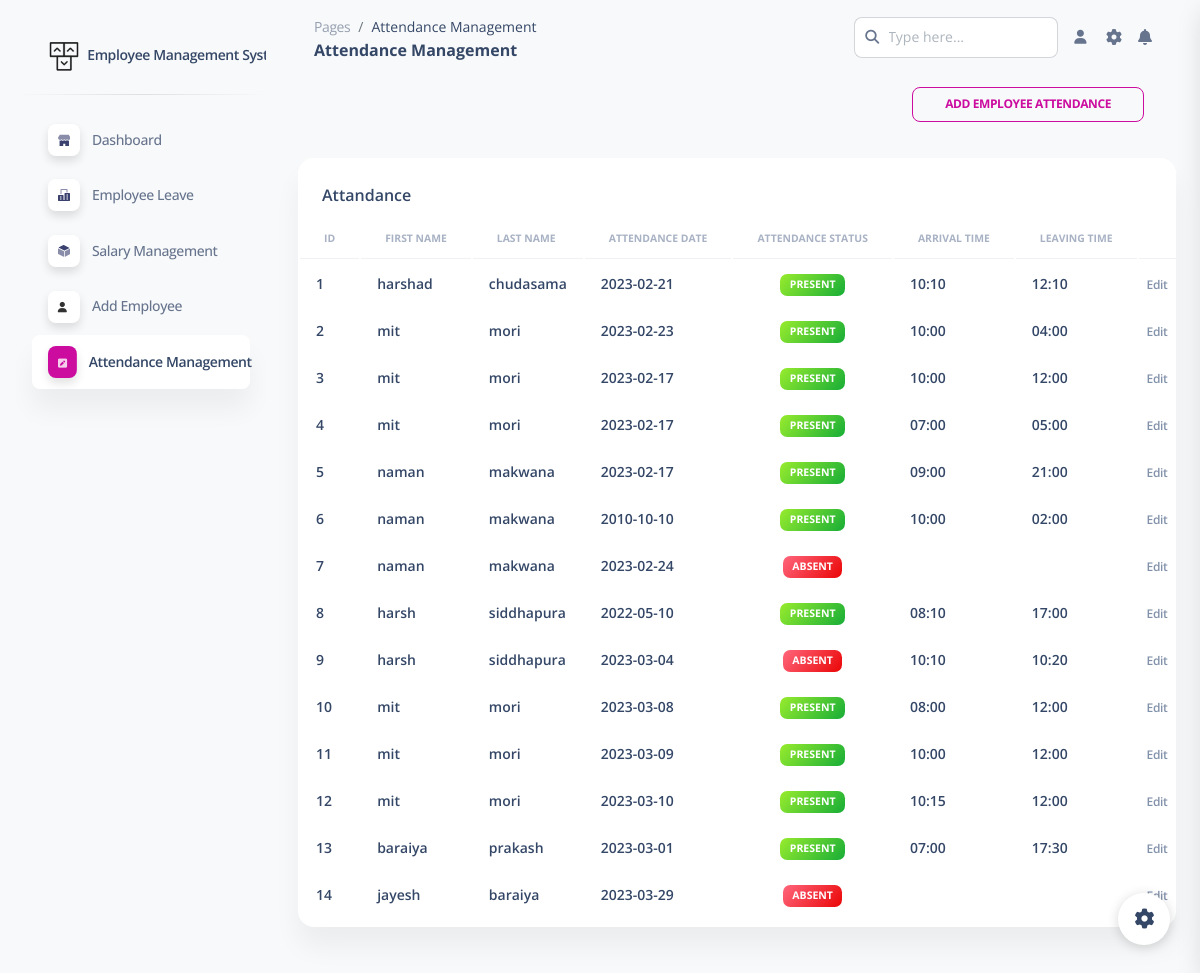
Page /pages/attendence_index.php on the earlier database version.
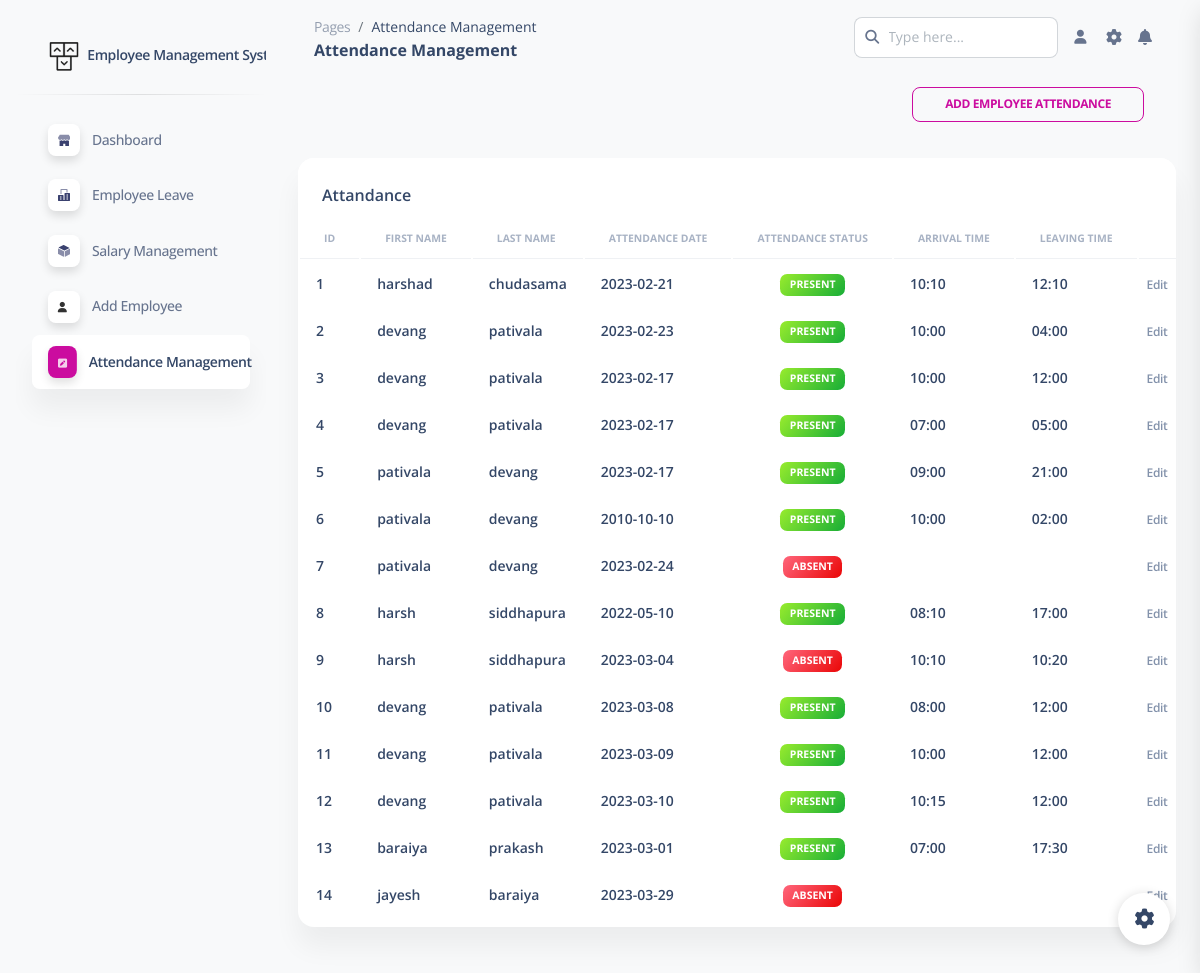
Same page on the later database version.
### tables this page shows
CREATE TABLE `attendance__tbl` (
  `id` int(20) NOT NULL,
  `emp_id` int(20) NOT NULL,
  `attendance_days` varchar(255) NOT NULL,
  `attendance_status` enum('0','1') NOT NULL COMMENT '0=Absent\r\n1=Present',
  `arrival_time` varchar(255) NOT NULL,
  `leaving_time` varchar(255) NOT NULL
);

CREATE TABLE `user__tbl` (
  `Id` int(20) NOT NULL,
  `user_fname` varchar(255) NOT NULL,
  `user_lname` varchar(255) NOT NULL,
  `user_email` varchar(255) DEFAULT NULL,
  `user_contact` bigint(12) NOT NULL,
  `user_dob` date DEFAULT NULL,
  `user_role` enum('0','1','2') NOT NULL COMMENT '0 = Employee\r\n1 = HR\r\n2 = Owner',
  `user_address` varchar(255) DEFAULT NULL,
  `user_profile_pic` varchar(255) DEFAULT NULL,
  `User_pass` varchar(255) NOT NULL
);

### pages/attendence_index.php (the view, shortened to what this page needs)
<?php
      $conn=mysqli_connect("localhost","root","","employee_management")or die("error in connection");
      $query="select * from attendance__tbl inner join user__tbl on attendance__tbl.emp_id=user__tbl.id";
      $result=mysqli_query($conn,$query);
 ?>
<!DOCTYPE html>
<html lang="en">
<head>
  <link href="../assets/css/nucleo-icons.css" rel="stylesheet" />
  <link href="../assets/css/nucleo-svg.css" rel="stylesheet" />
  <link href="../assets/css/nucleo-svg.css" rel="stylesheet" />
  <link id="pagestyle" href="../assets/css/soft-ui-dashboard.css?v=1.0.6" rel="stylesheet" />
</head>
<body class="g-sidenav-show  bg-gray-100">
  <aside class="sidenav navbar navbar-vertical navbar-expand-xs border-0 border-radius-xl my-3 fixed-start ms-3 " id="sidenav-main">
    <div class="sidenav-header">
      <a class="navbar-brand m-0"  target="_blank">
        <img src="../assets/img/logo-ct-dark.png" class="navbar-brand-img h-100" alt="main_logo">
        <span class="ms-1 font-weight-bold">Employee Management System</span>
      </a>
    </div>
    <hr class="horizontal dark mt-0">
    <div class="collapse navbar-collapse  w-auto " id="sidenav-collapse-main">
      <ul class="navbar-nav">
        <li class="nav-item">
          <a class="nav-link  " href="dashboard.php">
            <div class="icon icon-shape icon-sm shadow border-radius-md bg-white text-center me-2 d-flex align-items-center justify-content-center">
            </div>
            <span class="nav-link-text ms-1">Dashboard</span>
          </a>
        </li>
        <li class="nav-item">
          <a class="nav-link" href="emp_leave.php">
            <div class="icon icon-shape icon-sm shadow border-radius-md bg-white text-center me-2 d-flex align-items-center justify-content-center">
            </div>
            <span class="nav-link-text ms-1">Employee Leave</span>
          </a>
        </li>
        <li class="nav-item">
          <a class="nav-link" href="admin_sal.php">
            <div class="icon icon-shape icon-sm shadow border-radius-md bg-white text-center me-2 d-flex align-items-center justify-content-center">
            </div>
            <span class="nav-link-text ms-1">Salary Management</span>
          </a>
        </li>
        <li class="nav-item">
          <a class="nav-link" href="add_employee.php">
            <div class="icon icon-shape icon-sm shadow border-radius-md bg-white text-center me-2 d-flex align-items-center justify-content-center">
            <i class="fa fa-user me-sm-1" style="color:#000;"></i>
            </div>
            <span class="nav-link-text ms-1">Add Employee</span>
          </a>
        </li>
        <li class="nav-item">
          <a class="nav-link active" href="attendence_index.php">
            <div class="icon icon-shape icon-sm shadow border-radius-md bg-white text-center me-2 d-flex align-items-center justify-content-center">
            <i class="fa fa-pencil-square" style="color:#fff;" ></i>
            </div>
            <span class="nav-link-text ms-1">Attendance Management</span>
          </a>
        </li>
      </ul>
    </div>
  </aside>
  <main class="main-content position-relative max-height-vh-100 h-100 border-radius-lg ">
    <nav class="navbar navbar-main navbar-expand-lg px-0 mx-4 shadow-none border-radius-xl" id="navbarBlur" navbar-scroll="true">
      <div class="container-fluid py-1 px-3">
        <nav aria-label="breadcrumb">
          <ol class="breadcrumb bg-transparent mb-0 pb-0 pt-1 px-0 me-sm-6 me-5">
            <li class="breadcrumb-item text-sm"><a class="opacity-5 text-dark" href="javascript:;">Pages</a></li>
            <li class="breadcrumb-item text-sm text-dark active" aria-current="page">Attendance Management</li>
          </ol>
          <h6 class="font-weight-bolder mb-0">Attendance Management</h6>
        </nav>
        <div class="collapse navbar-collapse mt-sm-0 mt-2 me-md-0 me-sm-4" id="navbar">
          <div class="ms-md-auto pe-md-3 d-flex align-items-center">
            <div class="input-group">
              <span class="input-group-text text-body"><i class="fas fa-search" aria-hidden="true"></i></span>
              <input type="text" class="form-control" placeholder="Type here...">
            </div>
          </div>
          <ul class="navbar-nav  justify-content-end">
            <li class="nav-item d-flex align-items-center">
              <a href="profile.php" class="nav-link text-body font-weight-bold px-0">
                <i class="fa fa-user me-sm-1"></i>
              </a>
            </li>
            <li class="nav-item px-3 d-flex align-items-center">
                <i class="fa fa-cog fixed-plugin-button-nav cursor-pointer"></i>
            </li>
            <li class="nav-item dropdown pe-2 d-flex align-items-center">
                <i class="fa fa-bell cursor-pointer"></i>
            </li>
          </ul>
        </div>
      </div>
    </nav>
   <nav class="navbar navbar-main navbar-expand-lg px-0 mx-4 shadow-none border-radius-xl" id="navbarBlur" navbar-scroll="true">
      <div class="container-fluid py-1 px-3">
        <div class="collapse navbar-collapse mt-sm-0 mt-2 me-md-0 me-sm-4" id="navbar">
          <ul class="navbar-nav  justify-content-end">
            <li class="nav-item d-flex align-items-center">
              <a class="btn btn-outline-primary btn-sm mb-0 me-3"  href="add_attendance.php">Add Employee Attendance</a>
            </li>
          </ul>
        </div>
      </div>
    </nav>
    <div class="container-fluid py-4">
      <div class="row">
        <div class="col-12">
          <div class="card mb-4">
            <div class="card-header pb-0">
              <h6>Attandance</h6>
            </div>
            <div class="card-body px-0 pt-0 pb-2">
              <div class="table-responsive p-0">
                <table class="table align-items-center mb-0">
                  <thead>
                    <tr>
                      <th class="text-uppercase text-secondary text-xxs font-weight-bolder opacity-7">Id</th>
                      <th class="text-uppercase text-secondary text-xxs font-weight-bolder opacity-7">First Name</th>
                      <th class="text-uppercase text-secondary text-xxs font-weight-bolder opacity-7">Last Name</th>
                      <th class="text-uppercase text-secondary text-xxs font-weight-bolder opacity-7">Attendance Date</th>
                      <th class="text-center text-uppercase text-secondary text-xxs font-weight-bolder opacity-7">Attendance Status</th>
                      <th class="text-uppercase text-secondary text-xxs font-weight-bolder opacity-7">Arrival Time</th>
                      <th class="text-uppercase text-secondary text-xxs font-weight-bolder opacity-7">Leaving Time</th>
                      <th class="text-secondary opacity-7"></th>
                    </tr>
                  </thead>
                  <?php
                  $i=1;
                       while($row=mysqli_fetch_array($result))
                       {
                        $e_id = $row['id'];
                  ?>
                  <tbody>
                    <tr>
                    <td>
                        <div class="d-flex px-2 py-1">
                          <div class="d-flex flex-column justify-content-center">
                            <h6 class="mb-0 text-sm"><?php echo $i++; ?></h6>
                          </div>
                        </div>
                    </td>
                    <td>
                        <div class="d-flex px-2 py-1">
                          <div class="d-flex flex-column justify-content-center">
                            <h6 class="mb-0 text-sm"><?php echo $row['user_fname'] ?></h6>
                          </div>
                        </div>
                      </td>
                      <td>
                        <div class="d-flex px-2 py-1">
                          <div class="d-flex flex-column justify-content-center">
                            <h6 class="mb-0 text-sm"><?php echo $row['user_lname'] ?></h6>
                          </div>
                        </div>
                      </td>
                      <td>
                        <div class="d-flex px-2 py-1">
                          <div class="d-flex flex-column justify-content-center">
                            <h6 class="mb-0 text-sm"><?php echo $row['attendance_days'] ?></h6>
                          </div>
                        </div>
                      </td>
                      <td class="align-middle text-center text-sm">
                        <?php
                          if($row['attendance_status'] == 0){
                            echo '<span class="badge badge-sm bg-gradient-danger">Absent</span>';
                          }
                          elseif($row['attendance_status'] == 1){
                            echo '<span class="badge badge-sm bg-gradient-success">Present</span>';
                          }
                        ?>
                      </td>
                      <td>
                        <div class="d-flex px-2 py-1">
                          <div class="d-flex flex-column justify-content-center">
                            <h6 class="mb-0 text-sm"><?php echo $row['arrival_time'] ?></h6>
                          </div>
                        </div>
                      </td>
                      <td>
                        <div class="d-flex px-2 py-1">
                          <div class="d-flex flex-column justify-content-center">
                            <h6 class="mb-0 text-sm"><?php echo $row['leaving_time'] ?></h6>
                          </div>
                        </div>
                      </td>
                      <td class="align-middle">
                        <?php
                            echo '<a href="edit_attendance.php?id='.$e_id.'"  class="text-secondary font-weight-bold text-xs" data-toggle="tooltip" data-original-title="Edit user">Edit</a>';
                        ?>
                      </td>
                    </tr>
                    <?php
                       }
                    ?>
                  </tbody>
                </table>
              </div>
            </div>
          </div>
        </div>
      </div>
    </div>
  </main>
  <div class="fixed-plugin">
    <a class="fixed-plugin-button text-dark position-fixed px-3 py-2">
      <i class="fa fa-cog py-2"> </i>
    </a>
  </div>
</body>
</html>

### assets/css/nucleo-svg.css (style rules this page uses)
.icon { display: inline-block; color: #111111; height: 1em; width: 1em; }
.icon-sm { height: 0.8em; width: 0.8em; }
.icon { fill: currentColor; stroke: none; }

Differences in the rows shown:
changed through a linked row, attendance__tbl (number 2 of 14 on the later page): user__tbl.user_fname "mit" → "devang"; user__tbl.user_lname "mori" → "pativala"
changed through a linked row, attendance__tbl (number 3 of 14 on the later page): user__tbl.user_fname "mit" → "devang"; user__tbl.user_lname "mori" → "pativala"
changed through a linked row, attendance__tbl (number 4 of 14 on the later page): user__tbl.user_fname "mit" → "devang"; user__tbl.user_lname "mori" → "pativala"
changed through a linked row, attendance__tbl (number 5 of 14 on the later page): user__tbl.user_fname "naman" → "pativala"; user__tbl.user_lname "makwana" → "devang"
changed through a linked row, attendance__tbl (number 6 of 14 on the later page): user__tbl.user_fname "naman" → "pativala"; user__tbl.user_lname "makwana" → "devang"
changed through a linked row, attendance__tbl (number 7 of 14 on the later page): user__tbl.user_fname "naman" → "pativala"; user__tbl.user_lname "makwana" → "devang"
changed through a linked row, attendance__tbl (number 10 of 14 on the later page): user__tbl.user_fname "mit" → "devang"; user__tbl.user_lname "mori" → "pativala"
changed through a linked row, attendance__tbl (number 11 of 14 on the later page): user__tbl.user_fname "mit" → "devang"; user__tbl.user_lname "mori" → "pativala"
changed through a linked row, attendance__tbl (number 12 of 14 on the later page): user__tbl.user_fname "mit" → "devang"; user__tbl.user_lname "mori" → "pativala"
